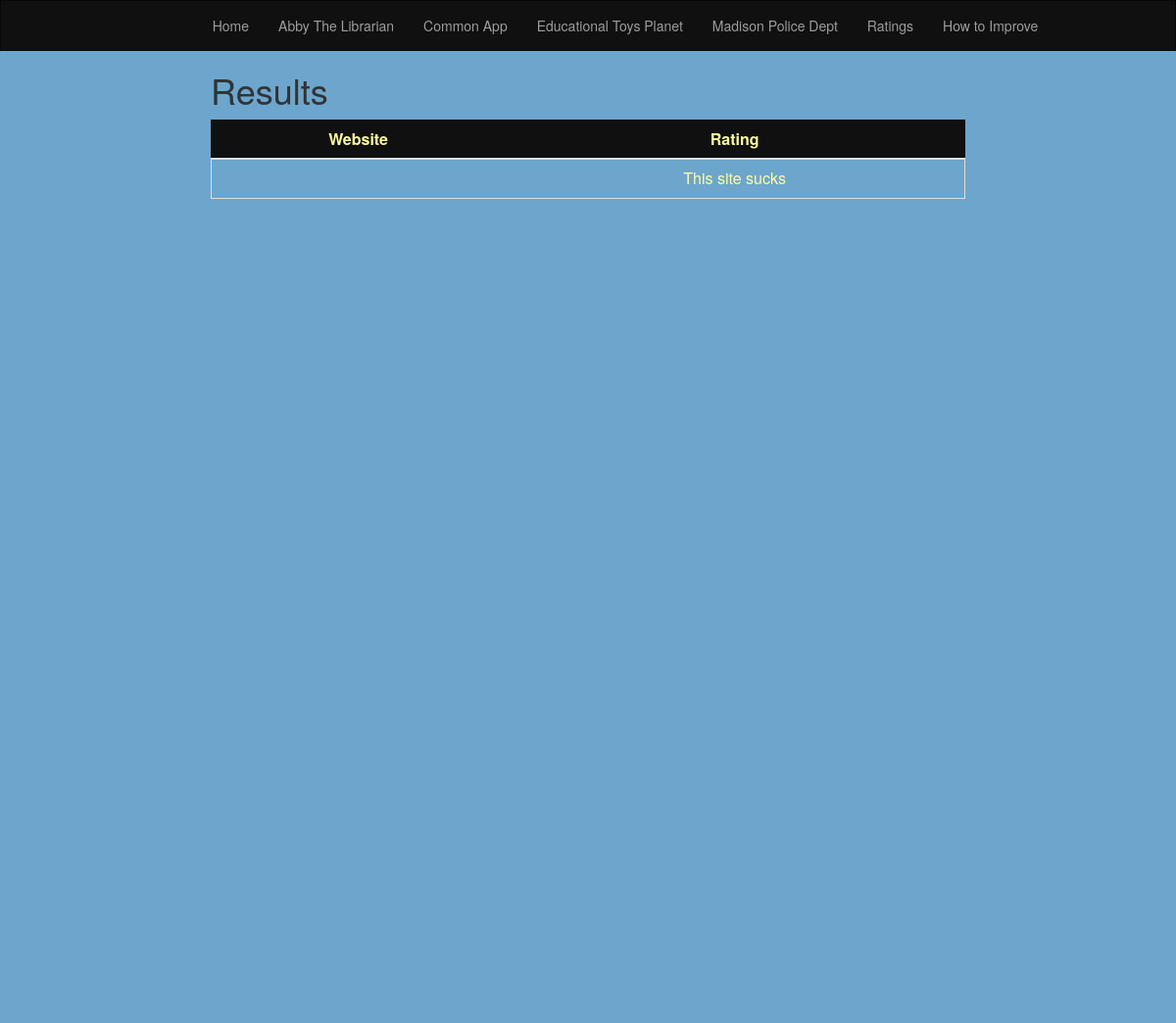
Page /pages/ReadReviews.php on the earlier database version.
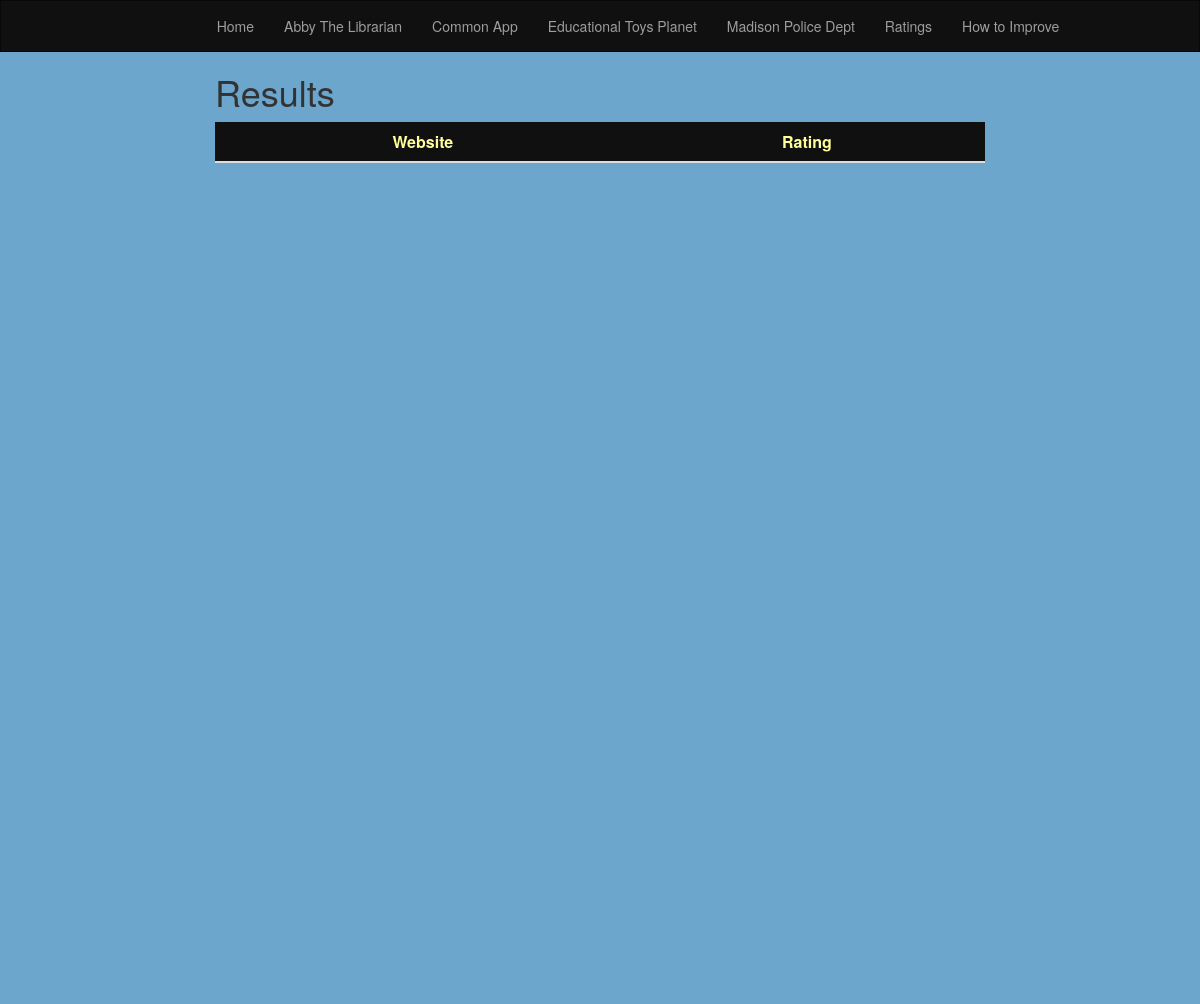
Same page on the later database version.
### tables this page shows
CREATE TABLE text_review(SiteName text, Review text);

### pages/ReadReviews.php (the view, shortened to what this page needs)
<html lang="en">
<?php include '../template/header.php'?>
<body>
<?php include '../template/navbar.php'?>
<div class="container-fluid text-center">
  <div class="row content" style="height: 0px;">
    <div class="col-sm-2 sidenav"></div>
    <div class="col-sm-8 text-left">
      <h1>Results</h1>
      <table class="table" style="border-color: #00;">
        <thead>
          <tr>
            <th scope="col" style="color: #FFFF99;">Website</th>
            <th scope="col"style="color: #FFFF99;">Rating</th>
          </tr>
        </thead>
        <tbody>
          <?php
            $db = new SQLite3('../code_and_power_1.db');
			$query = "SELECT * FROM text_review";
			$results = $db->query($query);
            while($x = $results->fetchArray()) {
			  echo '<tr style="border-color: #00;">';
              echo "<td style=\"border-color: #00; color: #ffff99;\">";
			  echo "</td>";
              echo '<td style="color: #ffff99;">';
			  echo $x[1];
			  echo '</td>';
              echo '</tr>';
            }
          ?>
        </tbody>
      </table>
      <hr>
    </div>
  </div>
  <div class="col-sm-2 sidenav"></div>
</div>
</body>
</html>

### template/header.php (shortened to what this page needs)
<?php
    echo '<head>
    <title>';
    echo '</title>
    <meta charset="utf-8">
    <meta name="viewport" content="width=device-width, initial-scale=1">
    <link rel="stylesheet" href="https://maxcdn.bootstrapcdn.com/bootstrap/3.3.7/css/bootstrap.min.css">
    <link rel="stylesheet" href="../stylings/main.css">
    <script src="/template/main.js"></script>
    <script src="https://ajax.googleapis.com/ajax/libs/jquery/3.3.1/jquery.min.js"></script>
    <script src="https://maxcdn.bootstrapcdn.com/bootstrap/3.3.7/js/bootstrap.min.js"></script>
    </head>'
?>

### template/navbar.php
<?php
echo '<nav class="navbar navbar-inverse">
<div class="container-fluid" id="nav_center">
  <div class="navbar-header">
    <button type="button" class="navbar-toggle" data-toggle="collapse" data-target="#myNavbar">
      <span class="icon-bar"></span>
      <span class="icon-bar"></span>
      <span class="icon-bar"></span>
    </button>
  </div>
  <div class="collapse navbar-collapse" id="myNavbar">
    <ul class="nav navbar-nav">';
      $filename = basename($_SERVER['PHP_SELF']);
      if($filename === 'index.php') {
        echo '<li class="active"><a href="/index.php">Home</a></li>';
      } else {
        echo '<li><a href="/index.php">Home</a></li>';
      }
      if($filename === 'abby_the_librarian.php') {
        echo '<li class="active"><a href="/pages/abby_the_librarian.php">Abby The Librarian</a></li>';
      } else {
        echo '<li><a href="/pages/abby_the_librarian.php">Abby The Librarian</a></li>';
      }
      if ($filename === "common_app.php") {
        echo '<li class="active"><a href="/pages/common_app.php">Common App</a></li>';
      } else {
        echo '<li><a href="/pages/common_app.php">Common App</a></li>';
      }
      if ($filename === "educational_toys_planet.php") {
        echo '<li class="active"><a href="/pages/educational_toys_planet.php">Educational Toys Planet</a></li>';
      } else {
        echo '<li><a href="/pages/educational_toys_planet.php">Educational Toys Planet</a></li>';
      }
      if ($filename === "Madison_police_dept.php") {
        echo '<li class="active"><a href="/pages/Madison_police_dept.php">Madison Police Dept</a></li>';
      } else {
        echo '<li><a href="/pages/Madison_police_dept.php">Madison Police Dept</a></li>';
      }
      if($filename === 'ratings.php') {
        echo '<li class="active"><a href="/pages/ratings.php">Ratings</a></li>';
      } else {
        echo '<li><a href="/pages/ratings.php">Ratings</a></li>';
      }
      if($filename === 'summary.php') {
        echo '<li class="active"><a href="/pages/summary.php">How to Improve</a></li>';
      } else {
        echo '<li><a href="/pages/summary.php">How to Improve</a></li>';
      }
echo '</ul>
  </div>
</div>
</nav>';
?>

### stylings/main.css (style rules this page uses)
.navbar { margin-bottom: 0; border-radius: 0; }
.navbar-inverse { background-color: #101010; }
body { background-color: #6CA6CD; }
a { color: #ffff99; }
thead { border: 1px solid #101010; background-color: #101010; color: white; }
hr { background-color: #00; border: 0px; height: 1px; }
thead > tr > th { text-align: center; }
table { border: 1px solid #ddd; text-align: center; }
.row.content { height: 450px; }
.sidenav { padding-top: 20px; background-color: #6ca6cd; height: 100%; }
@media screen and (min-width: 768px) { .navbar-nav { padding-left: 15%; } }

Differences in the rows shown:
removed text_review: Review "This site sucks"
